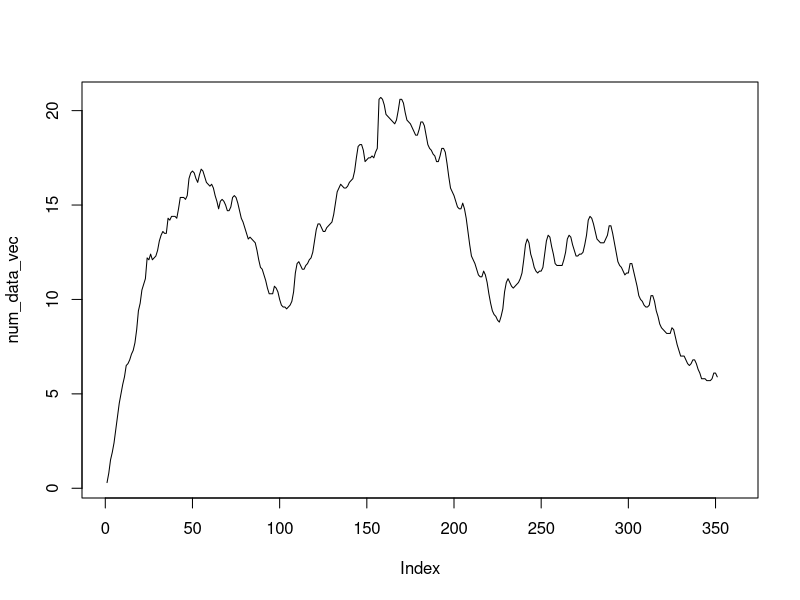
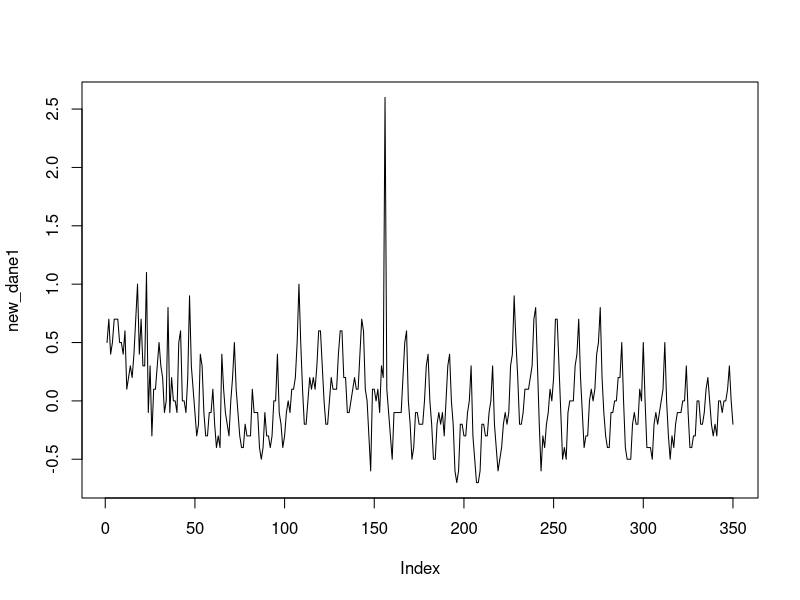
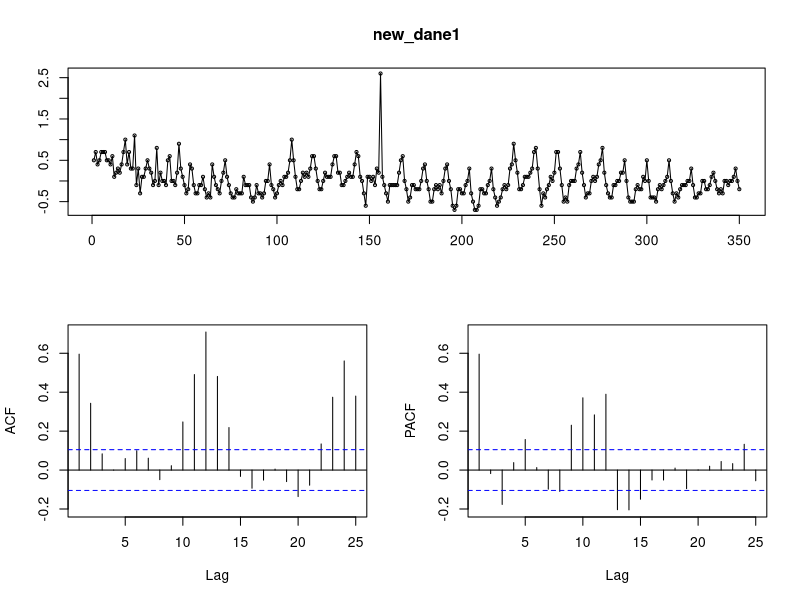
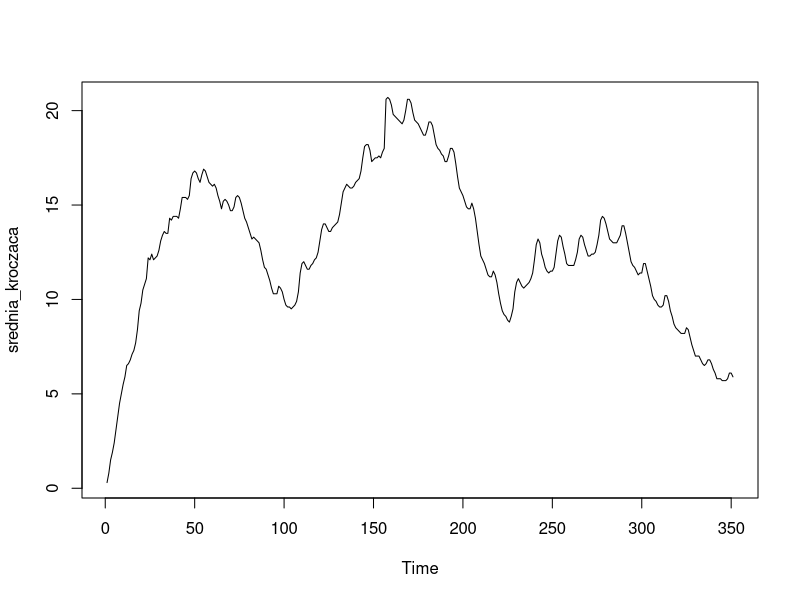
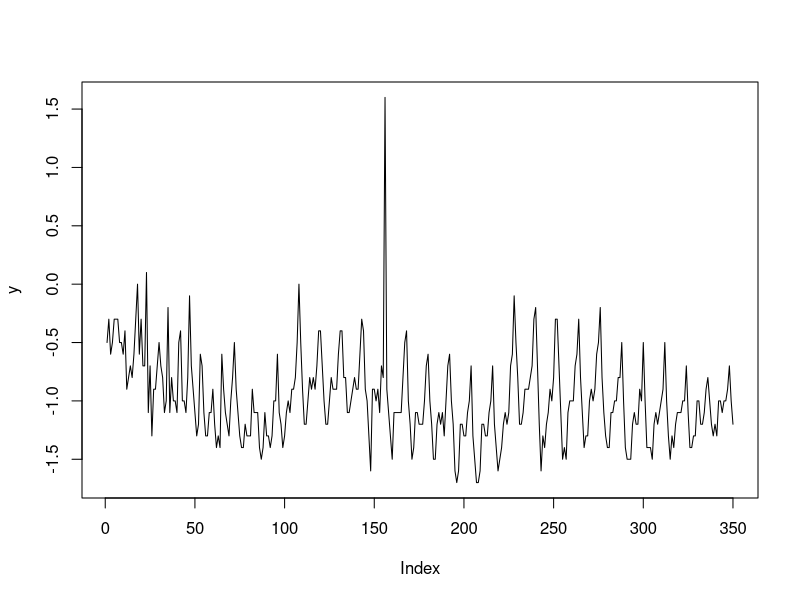
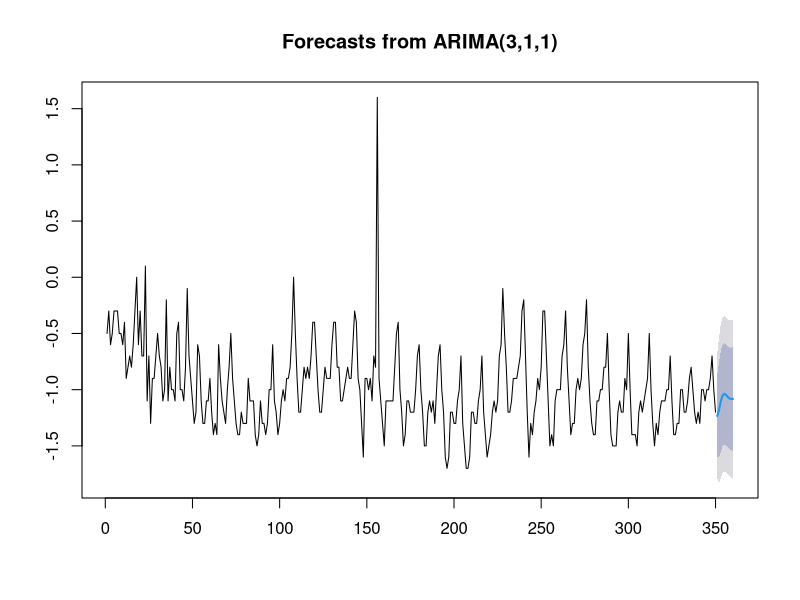
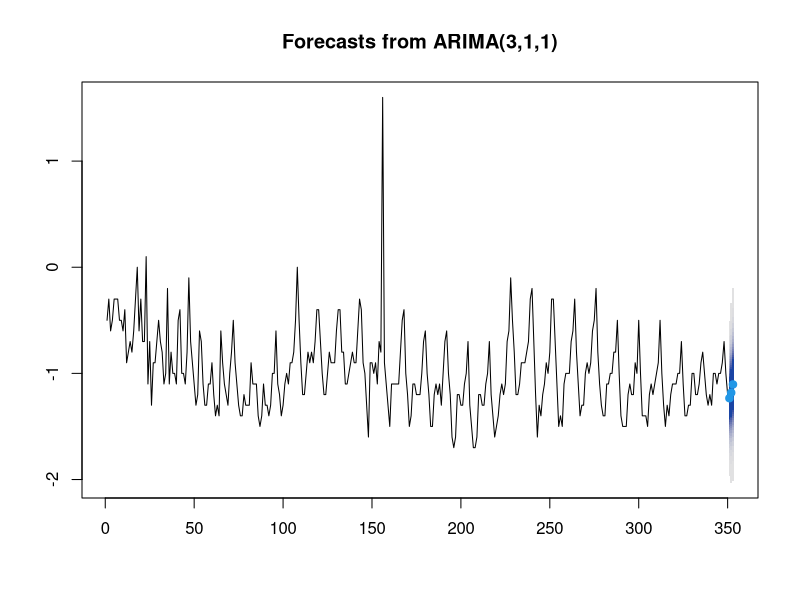
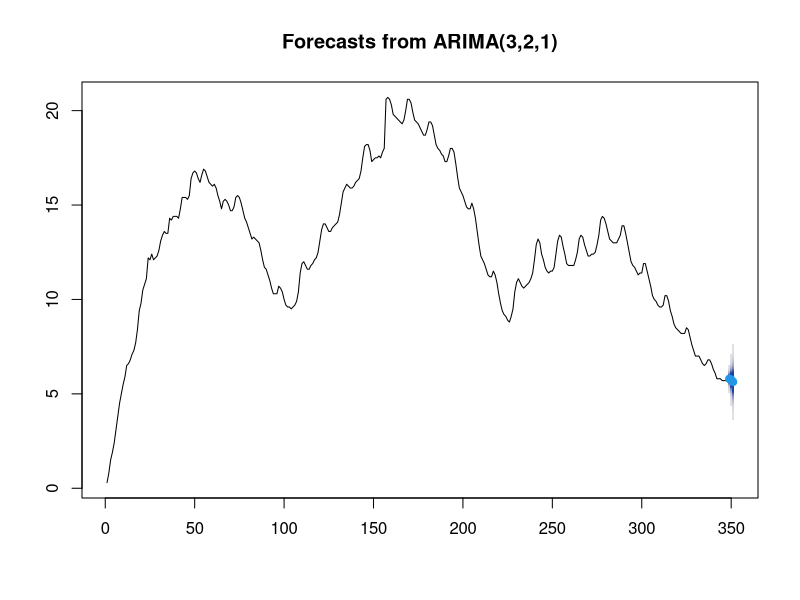

Recreate these plots in R, in order.
## ---- chunk 1
knitr::opts_chunk$set(echo = TRUE)
## ---- chunk 2
library(jsonlite)
library(tseries)

dane <- read.csv2("GUS.csv", header=FALSE)
pure_data <-dane[2:31,2:13]
head(pure_data)
## ---- chunk 3
pure_inv_data <- pure_data[dim(pure_data)[1]:1, ]
head(pure_inv_data)
## ---- chunk 4
library(jsonlite)
data_vec = as.vector(t(pure_inv_data))
## ---- chunk 5
d2 = lapply(data_vec, function(x) return(sub(',','.', x)))
data_vec
## ---- chunk 6
data_vec_with_dot = unlist(d2)
## ---- chunk 7
num_data_vec = as.numeric(data_vec_with_dot)
num_data_vec
## ---- chunk 8
df=data.frame(num_data_vec)
new_dane=num_data_vec[1:351]
new_dane
## ---- chunk 9
plot(num_data_vec, type = "l")
## ---- chunk 10
library(dplyr)
library(forecast)
frequency(new_dane)
## ---- chunk 11
sc = ts(new_dane, frequency = 1)
adf.test(sc)
## ---- chunk 12
new_dane1=diff(new_dane)
plot(new_dane1, type = "l")

## ---- chunk 13
adf.test(new_dane1)
## ---- chunk 14
tsdisplay(new_dane1)
## ---- chunk 15
library(zoo)
srednia_kroczaca=rollmean(sc, 1)
plot(srednia_kroczaca)
## ---- chunk 16
l=length(new_dane1)
l
## ---- chunk 17
test2019=window(sc,start=349)
  
train2019=window(sc,end=348)
  
test2019
## ---- chunk 18
test2018=window(sc,start=337, end=348 )
train2018=window(sc,end=336)
## ---- chunk 19
test2015=window(sc,start=301,end=312)
train2015=window(sc, end=300)
## ---- chunk 20
test2010=window(sc,start=241,end=252)
train2010=window(sc,end=240)
## ---- chunk 21

lambda = BoxCox.lambda(new_dane1, lower = 0, upper = 2)
lambda

## ---- chunk 22
y<-BoxCox(new_dane1, lambda)
plot(y, type = "l")
## ---- chunk 23
modelArima = auto.arima(y)
summary(modelArima)
## ---- chunk 24
pred=forecast(modelArima)
plot(pred)
## ---- chunk 25
X_hat2019 = forecast(modelArima, h=length(test2019), fan = TRUE)
plot(X_hat2019)
## ---- chunk 26
model2019=auto.arima(train2019)
summary(model2019)
## ---- chunk 27
model2018=auto.arima(train2018)
summary(model2018)
## ---- chunk 28
model2015=auto.arima(train2015)
summary(model2015)
## ---- chunk 29
model2010=auto.arima(train2010)
summary(model2015)
## ---- chunk 30
X_hat2019 = forecast(model2019, h=length(test2019), fan = TRUE)
plot(X_hat2019)
## ---- chunk 31
X_hat2018 = forecast(model2018, h=length(test2018), fan = TRUE)
plot(X_hat2018)
## ---- chunk 32
X_hat2015 = forecast(model2015, h=length(test2015), fan = TRUE)
plot(X_hat2015)
## ---- chunk 33
X_hat2010 = forecast(model2010, h=length(test2010), fan = TRUE)
plot(X_hat2010)
## ---- chunk 34
blad2019=mean((X_hat2019$mean-test2019)^2)
blad2019
## ---- chunk 35
blad2018=mean((X_hat2018$mean-test2018)^2)
blad2018
## ---- chunk 36
blad2015=mean((X_hat2015$mean-test2015)^2)
blad2015
## ---- chunk 37
blad2010=mean((X_hat2010$mean-test2010)^2)
blad2010
